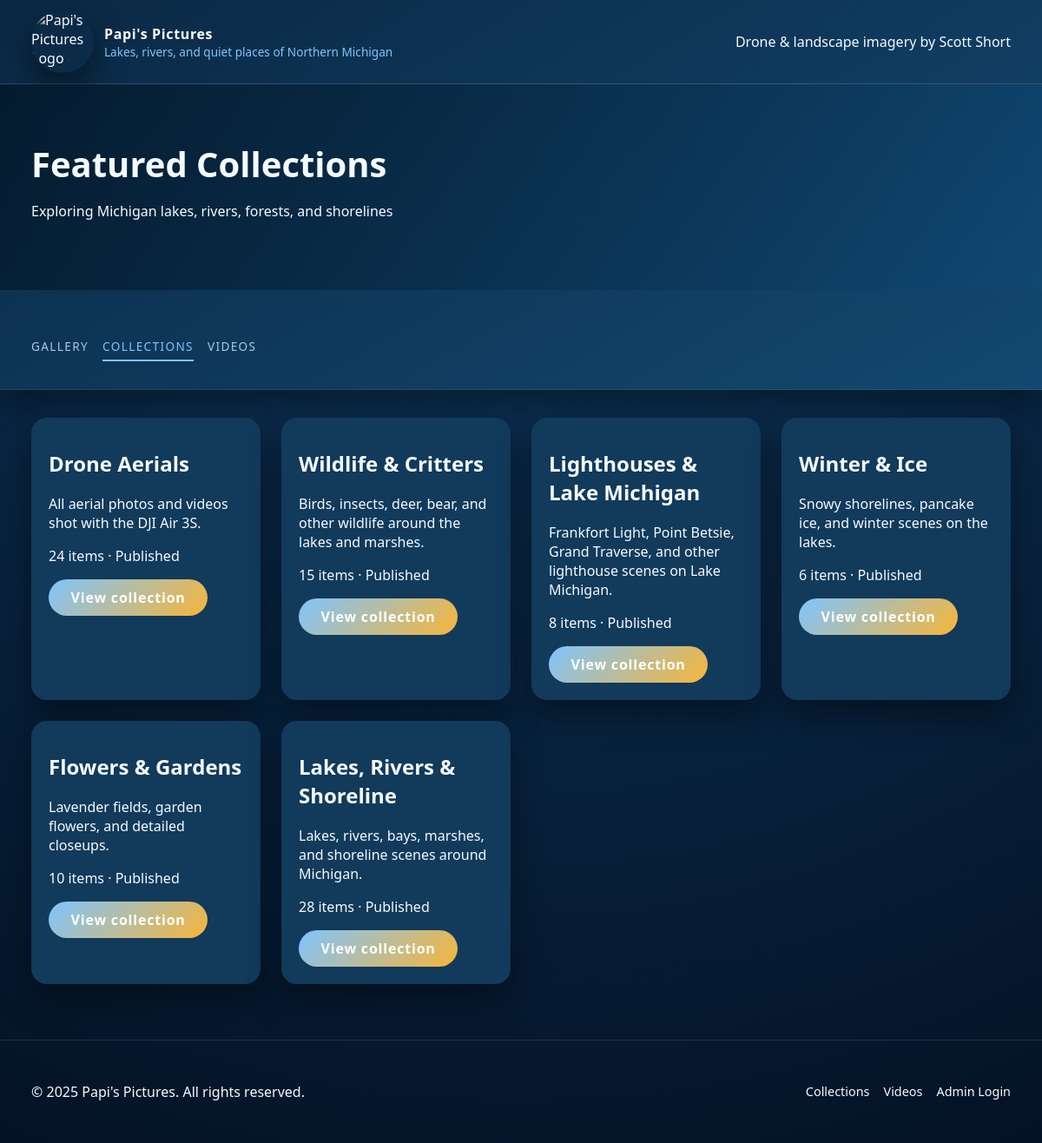
Screenshot of /AMPPS/www/final_project/collections.php with the database file from the repository.
### tables this page shows
CREATE TABLE `collections` (
  `collection_id` int NOT NULL,
  `collection_name` varchar(100) NOT NULL,
  `collection_description` text,
  `created_date_time` datetime DEFAULT CURRENT_TIMESTAMP,
  `is_published` tinyint(1) NOT NULL DEFAULT '0',
  `published_date_time` datetime DEFAULT NULL
);

### AMPPS/www/final_project/includes/functions.php (called while the page is built, shortened)
<?php
function photo_app_fetch_collections(PDO $pdo, bool $publishedOnly = true): array
{
    $where = $publishedOnly ? 'WHERE c.is_published = 1' : '';
    $sql = "SELECT c.*, COUNT(ci.media_id) AS item_count
            FROM collections c
            LEFT JOIN collection_items ci ON ci.collection_id = c.collection_id
            $where
            GROUP BY c.collection_id
            ORDER BY c.created_date_time DESC";
    $stmt = $pdo->query($sql);
    return $stmt->fetchAll();
}

### AMPPS/www/final_project/collections.php (the view, shortened to what this page needs)
<?php
require_once __DIR__ . '/includes/bootstrap.php';
$collections = photo_app_fetch_collections($pdo, true);
include __DIR__ . '/header.php';
?>
<section class="collections">
    <?php if (empty($collections)): ?>
        <div class="empty-state">
            <h2>No collections yet</h2>
            <p>Published collections will appear here once they are curated.</p>
        </div>
    <?php else: ?>
        <div class="collection-grid">
            <?php foreach ($collections as $collection): ?>
                <article class="collection-card">
                    <div class="card-body">
                        <h2><?= htmlspecialchars($collection['collection_name']); ?></h2>
                        <?php if (!empty($collection['collection_description'])): ?>
                            <p><?= nl2br(htmlspecialchars($collection['collection_description'])); ?></p>
                        <?php endif; ?>
                        <p class="collection-meta">
                            <?= (int)$collection['item_count']; ?> items &middot;
                            <?= $collection['is_published'] ? 'Published' : 'Draft'; ?>
                        </p>
                        <a class="btn primary" href="collection.php?id=<?= $collection['collection_id']; ?>">View collection</a>
                    </div>
                </article>
            <?php endforeach; ?>
        </div>
    <?php endif; ?>
</section>
<?php include __DIR__ . '/footer.php'; ?>

### AMPPS/www/final_project/assets/css/style.css (style rules this page uses)
:root { --bg-dark: #061b2f; --bg-panel: #0c2c47; --bg-card: #123a5b; --text-light: #f4fbff; --text-muted: #a9c8e6; --accent: #7fc4ff; --accent-secondary: #f7b538; --chip-drone: #ff7b6c; --chip-camera: #43d6b5; --border: rgba(255, 255, 255, 0.12); --shadow: 0 18px 35px rgba(3, 9, 14, 0.55); font-family: 'Segoe UI', Roboto, system-ui, -apple-system, BlinkMacSystemFont, sans-serif; }
* { box-sizing: border-box; }
body { margin: 0; background: radial-gradient(circle at top, #0e3a61, #041225); color: var(--text-light); font-family: var(--font, 'Segoe UI', sans-serif); }
a { color: inherit; text-decoration: none; }
.btn { display: inline-flex; align-items: center; justify-content: center; border-radius: 999px; padding: 0.6rem 1.6rem; font-weight: 600; letter-spacing: 0.05em; border: none; cursor: pointer; transition: transform 0.2s ease, opacity 0.2s ease; }
.btn.primary { background: linear-gradient(135deg, var(--accent), var(--accent-secondary)); color: #fff; }
.gallery-grid, .collection-grid, .video-grid { display: grid; grid-template-columns: repeat(auto-fit, minmax(260px, 1fr)); gap: 1.5rem; }
.gallery-card, .collection-card, .video-card { background: var(--bg-card); border-radius: 18px; overflow: hidden; box-shadow: var(--shadow); display: flex; flex-direction: column; }
.card-body { padding: 1rem 1.25rem 1.25rem; }

### rows the page displays
collections: collection_name "Drone Aerials", collection_description "All aerial photos and videos shot with the DJI Air 3S.", item_count "24", is_published "Published"
collections: collection_name "Wildlife & Critters", collection_description "Birds, insects, deer, bear, and other wildlife around the lakes and marshes.", item_count "15", is_published "Published"
collections: collection_name "Lighthouses & Lake Michigan", collection_description "Frankfort Light, Point Betsie, Grand Traverse, and other lighthouse scenes on Lake Michigan.", item_count "8", is_published "Published"
collections: collection_name "Winter & Ice", collection_description "Snowy shorelines, pancake ice, and winter scenes on the lakes.", item_count "6", is_published "Published"
collections: collection_name "Flowers & Gardens", collection_description "Lavender fields, garden flowers, and detailed closeups.", item_count "10", is_published "Published"
collections: collection_name "Lakes, Rivers & Shoreline", collection_description "Lakes, rivers, bays, marshes, and shoreline scenes around Michigan.", item_count "28", is_published "Published"

### other values shown
$pageTitle "Featured Collections"
